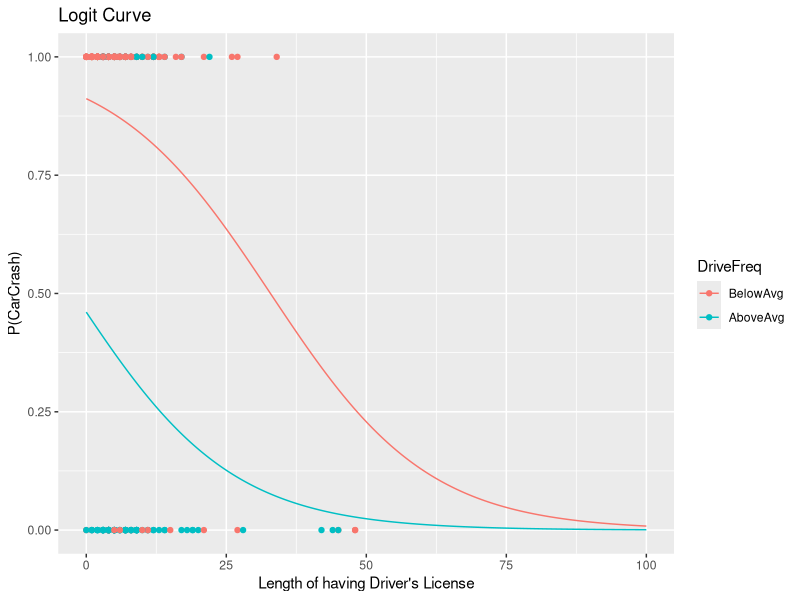

Source code (R):
## ---- chunk 1
knitr::opts_chunk$set(echo = TRUE)
## ---- chunk 2
setwd("~/Documents/UW/2020Winter/INDE546_InferentialDataAnalysis/HW/HW5")
library(tidyverse)
## ---- chunk 3
survey <- read.csv("Class_Survey_W20.csv", header = TRUE)
## ---- chunk 4
survey <- survey %>% 
  rename(CarCrash = In.the.past.5.years..how.many.times.have.you.been.involved.in.a.car.crash..) %>%
  drop_na(CarCrash) %>%
  mutate(CarCrash = ifelse(CarCrash == 0, 0, 1))
## ---- chunk 5
survey <- survey %>% rename(OnCampusFreq = In.an.average.week..how.many.days.are.you.on.the.UW.campus.) 
survey <- survey %>% drop_na(OnCampusFreq) 
survey <- survey %>% mutate(OnCampusFreq = ifelse(grepl('Every', survey$OnCampusFreq), 1, 0))

survey$OnCampusFreq <- factor(survey$OnCampusFreq, levels = c("0", "1"), labels = c("Low", "High"))
## ---- chunk 6
survey <- survey %>%
  rename(ProperlySort = How.often.....do.you.properly.sort.waste.into.trash..recyclables.and.compost.) %>%
  drop_na(ProperlySort) %>%
  mutate(ProperlySort = ifelse(ProperlySort == 'Never', 0, 1))

survey$ProperlySort <- factor(survey$ProperlySort, levels = c("0", "1"), labels = c("No", "Yes"))
## ---- chunk 7
survey <- survey %>%
  rename(Age = How.old.are.you.) %>%
  filter(Age > 0)
## ---- chunk 8
survey <- survey %>%
  rename(DLAge = How.old.were.you.when.you.got.your.driver.s.license.) %>%
  filter(DLAge > 0) %>%
  mutate(DL_Length = Age - DLAge)
## ---- chunk 9
survey <- survey %>%
  rename(DriveFreq = On.average..how.many.days.in.a.week..out.of.7.days..do.you.drive.) %>%
  filter(DriveFreq >= 0) %>%
  mutate(DriveFreq = ifelse(DriveFreq >= mean(DriveFreq), 1, 0))

survey$DriveFreq <- factor(survey$DriveFreq, levels = c("0", "1"), labels = c("BelowAvg", "AboveAvg"))
## ---- chunk 10
survey <- survey %>%
  rename(Gender = Are.you..1) %>%
  filter(Gender %in% c('Male', 'Female')) %>%
  mutate(Gender = case_when(Gender == 'Male' ~ 1, Gender == 'Female' ~ 0))

survey$Gender <- factor(survey$Gender, levels = c("0", "1"), labels = c("Female", "Male"))
## ---- chunk 11
LB_HW5 <- glm(CarCrash ~ Age + OnCampusFreq + ProperlySort + DL_Length + DriveFreq + Gender, data = survey, family = binomial())
summary(LB_HW5)
## ---- chunk 12
LB_HW5 <- glm(CarCrash ~ OnCampusFreq + ProperlySort + DL_Length + DriveFreq + Gender, data = survey, family = binomial())
summary(LB_HW5)
## ---- chunk 13
LB_HW5 <- glm(CarCrash ~ DL_Length + DriveFreq, data = survey, family = binomial())
summary(LB_HW5)
## ---- chunk 14
x <- data.frame("Variable Names" = c('Length of having drivers license', 'Above average frequency of driving'), "coefficients" = LB_HW5$coefficients[2:3], "z-value" = c('-3.499', '-8.441'), "Significance" = c('Yes', 'Yes'))
x
## ---- chunk 15
table <- table(survey$DriveFreq, survey$CarCrash)
colnames(table) = c("No Crash", "Crash")
table
## ---- chunk 16
generated_data <- as.data.frame(expand.grid(DL_Length = seq(min(survey$DL_Length), 100, 0.1), DriveFreq = c('BelowAvg','AboveAvg')))
generated_data$probs <- plogis(predict(LB_HW5, newdata = generated_data))

ggplot(generated_data, aes(x = DL_Length, y = probs, color = DriveFreq)) +
  geom_line() +
  geom_point(data = survey, aes(x = DL_Length, y = CarCrash)) +
  labs(x = "Length of having Driver's License", y = "P(CarCrash)", title = "Logit Curve")+
  ylim(c(0, 1))
## ---- chunk 17
LB_HW5 <- glm(CarCrash ~ Gender + DL_Length + DriveFreq + Gender*DriveFreq + OnCampusFreq*DriveFreq, data = survey, family = binomial())
summary(LB_HW5)
## ---- chunk 18
x <- data.frame("Variable Names" = c('Male', 'Length of having drivers license', 'Above average frequency of driving', 'Go on campus more frequently','Male who drive frequently', 'Participants who both go on campus and drive more frequently'), "coefficients" = LB_HW5$coefficients[2:7], "z-value" = c('-0.720', '-3.432', '-4.973', '-0.608', '-0.020', '1.537'), "Significance" = c('No', 'Yes', 'Yes', 'No', 'No', 'No'))
x
## ---- chunk 19
LB_HW5 <- glm(CarCrash ~ DL_Length + DriveFreq + DL_Length*DriveFreq, data = survey, family = binomial())
summary(LB_HW5)
